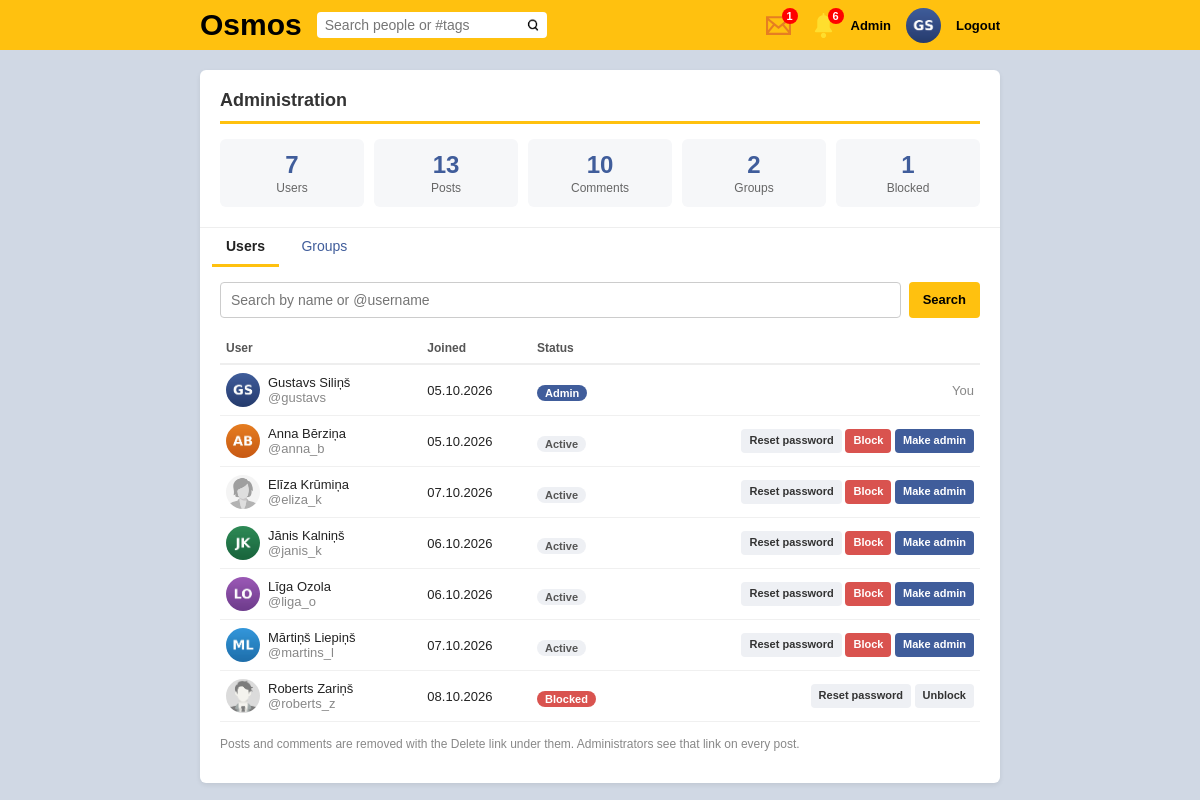
/admin.php (signed in), run on the app's committed database.
### tables this page shows
CREATE TABLE `users` (
  `id` int(11) NOT NULL AUTO_INCREMENT,
  `userid` bigint(19) NOT NULL,
  `owner` bigint(19) NOT NULL DEFAULT 0,
  `first_name` varchar(50) NOT NULL,
  `last_name` varchar(50) NOT NULL,
  `gender` varchar(6) DEFAULT NULL,
  `type` varchar(10) NOT NULL DEFAULT 'profile',
  `group_type` varchar(8) NOT NULL DEFAULT 'public',
  `privacy` varchar(10) NOT NULL DEFAULT 'public',
  `is_admin` tinyint(1) NOT NULL DEFAULT 0,
  `blocked` tinyint(1) NOT NULL DEFAULT 0,
  `password` varchar(100) NOT NULL,
  `date` timestamp NOT NULL DEFAULT current_timestamp(),
  `profile_image` varchar(1000) DEFAULT '',
  `cover_image` varchar(1000) NOT NULL DEFAULT '',
  `about` varchar(1024) DEFAULT NULL,
  `tag_name` varchar(100) NOT NULL,
  `online` int(11) NOT NULL DEFAULT 0,
  PRIMARY KEY (`id`),
  UNIQUE KEY `userid` (`userid`),
  UNIQUE KEY `tag_name_unique` (`tag_name`),
  KEY `first_name` (`first_name`),
  KEY `last_name` (`last_name`),
  KEY `gender` (`gender`),
  KEY `date` (`date`),
  KEY `tag_name` (`tag_name`),
  KEY `type` (`type`),
  KEY `owner` (`owner`)
);

### classes/functions.php (called while the page is built, shortened)
<?php
function split_url()
{
    $url = (isset($_GET['url']) && is_string($_GET['url']) && $_GET['url'] != "") ? $_GET['url'] : "home";
    $url = explode("/", filter_var(trim($url, "/"), FILTER_SANITIZE_URL));
    return $url;
}
function esc($value)
{
    $DB = new Database();
    return $DB->escape($value);
}
function is_image_file($path)
{
    if (empty($path) || !is_string($path) || !is_file($path)) {
        return false;
    }
    $info = @getimagesize($path);
    return $info && in_array($info[2], [IMAGETYPE_JPEG, IMAGETYPE_PNG, IMAGETYPE_GIF]);
}
function avatar_url($row)
{
    $image = "images/placeholder_male.jpg";
    $image_class = new Image();
    if (strtolower((string)($row['gender'] ?? "")) == "female") {
        $image = "images/placeholder_female.jpg";
    }
    if (is_image_file($row['profile_image'] ?? "")) {
        $thumb = $image_class->get_thumb_profile($row['profile_image']);
        if (is_image_file($thumb)) {
            $image = $thumb;
        }
    }
    return $image;
}
function notifications_where($user_id)
{
    $DB = new Database();
    $user_id = esc($user_id);
    $follow = [];
    $i_follow = $DB->read("select content_id from content_i_follow where disabled = 0 && user_id = '$user_id' limit 100");
    if (is_array($i_follow)) {
        $follow = array_map('esc', array_column($i_follow, "content_id"));
    }
    $where = "n.user_id != '$user_id' AND (n.content_owner = '$user_id'";
    if (count($follow) > 0) {
        $where .= " OR (n.activity = 'comment' AND n.content_id IN ('" . implode("','", $follow) . "'))";
    }
    $where .= ")";
    return $where;
}
function check_notifications()
{
    $DB = new Database();
    $user_id = $_SESSION['osmos_userid'] ?? 0;
    $safe_id = esc($user_id);
    $query = "SELECT COUNT(n.id) as total
              FROM notifications n
              LEFT JOIN notification_seen ns
              ON n.id = ns.notification_id AND ns.userid = '$safe_id'
              WHERE " . notifications_where($user_id) . "
              AND ns.id IS NULL";
    $data = $DB->read($query);
    if (is_array($data) && isset($data[0]['total'])) {
        return (int)$data[0]['total'];
    }
    return 0;
}
function check_messages()
{
    $me = $_SESSION['osmos_userid'] ?? 0;
    $DB = new Database();
    $me = esc($me);
    $query = "SELECT COUNT(id) AS total FROM messages WHERE receiver = '$me' AND deleted_receiver = 0 AND seen = 0";
    $data = $DB->read($query);
    if (is_array($data)) {
        return (int)$data[0]['total'];
    }
    return 0;
}

### classes/connect.php (called while the page is built, shortened)
<?php
class Database
{
    private $host = "localhost";
    private $username = "root";
    private $password = "";
    private $db = "osmos_db";
    private static $connection = null;
    function connect()
    {
        if (self::$connection === null) {
            try {
                $connection = mysqli_connect($this->host, $this->username, $this->password, $this->db);
            } catch (mysqli_sql_exception $e) {
                error_log("Osmos DB connection failed: " . $e->getMessage());
                die("Could not connect to the database.");
            }
            mysqli_set_charset($connection, "utf8mb4");
            mysqli_query($connection, "SET time_zone = '" . date('P') . "'");
            self::$connection = $connection;
        }
        return self::$connection;
    }
    function read($query)
    {
        $conn = $this->connect();
        try {
            $result = mysqli_query($conn, $query);
        } catch (mysqli_sql_exception $e) {
            error_log("Osmos DB read error: " . $e->getMessage() . " | Query: " . $query);
            return false;
        }
        $data = [];
        while ($row = mysqli_fetch_assoc($result)) {
            $data[] = $row;
        }
        return count($data) > 0 ? $data : false;
    }
    function escape($value)
    {
        return mysqli_real_escape_string($this->connect(), (string)$value);
    }
}

### classes/user.php (called while the page is built, shortened)
<?php
class User
{
    public function get_user($id)
    {
        $id = esc($id);
        $query = "select * from users where userid = '$id' limit 1";
        $DB = new Database();
        $result = $DB->read($query);
        if(is_array($result) && isset($result[0])) {
            return $result[0];
        }
        return false;
    }
}

### classes/image.php (called while the page is built, shortened)
<?php
class Image
{
    public function get_thumb_profile($filename)
    {
        $thumbnail = $filename . "_profile_thumb.jpg";
        if(file_exists($thumbnail))
            {
                return $thumbnail;
            }
    }
}

### classes/autoload.php (called while the page is built, shortened)
<?php
include_once("classes/connect.php");
include_once("classes/user.php");
include_once("classes/image.php");
include_once("classes/settings.php");
include_once("classes/functions.php");
include_once("classes/group.php");
if (!isset($URL)) {
    $URL = split_url();
}

### classes/login.php (called while the page is built, shortened)
<?php
class Login
{
    public function check_login($id, $redirect = true)
    {
        if(isset($_SESSION['osmos_userid']))
        {
            $userid = $_SESSION['osmos_userid'];
            if(is_numeric($id) && $id > 0)
            {
                $userid = $id;
            }
            $userid = esc($userid);
            $query = "select * from users where userid = '$userid' limit 1";
            $DB = new Database();
            $result = $DB->read($query);
            if ($result)
            {
                return $result[0];
            }
        }
    }
}

### admin.php (the view, shortened to what this page needs)
<?php
include_once("classes/autoload.php");
$login = new Login();
$user_data = $login->check_login($_SESSION['osmos_userid'] ?? 0);
$me = $user_data['userid'];
$DB = new Database();
$section = (($URL[1] ?? "") == "groups") ? "groups" : "users";
function admin_count($DB, $sql)
{
    $row = $DB->read($sql);
    return is_array($row) ? (int)$row[0]['total'] : 0;
}
$stats = [
    "Users" => admin_count($DB, "SELECT COUNT(*) AS total FROM users WHERE type = 'profile'"),
    "Posts" => admin_count($DB, "SELECT COUNT(*) AS total FROM posts WHERE parent = 0"),
    "Comments" => admin_count($DB, "SELECT COUNT(*) AS total FROM posts WHERE parent > 0"),
    "Groups" => admin_count($DB, "SELECT COUNT(*) AS total FROM users WHERE type = 'group'"),
    "Blocked" => admin_count($DB, "SELECT COUNT(*) AS total FROM users WHERE type = 'profile' AND blocked = 1"),
];
$find = (isset($_GET['find']) && is_string($_GET['find'])) ? trim($_GET['find']) : "";
if ($section == "users") {
    $where = "type = 'profile'";
    $rows = $DB->read("SELECT * FROM users WHERE $where ORDER BY is_admin DESC, first_name, last_name LIMIT 200");
} else {
    $rows = $DB->read("SELECT * FROM users WHERE type = 'group' ORDER BY id DESC LIMIT 200");
}
?>
<!DOCTYPE html>
<html>
<head>
</head>
<body>
    <?php include("header.php"); ?>
    <div class="page">
        <div class="card">
            <h3 class="card-title">Administration</h3>
            <div class="stat-cards">
                <?php foreach ($stats as $label => $value): ?>
                    <div class="stat-card">
                        <div class="stat-value"><?php echo $value; ?></div>
                        <div class="stat-label"><?php echo $label; ?></div>
                    </div>
                <?php endforeach; ?>
            </div>
            <div class="tabs" style="margin: 20px -20px 15px -20px; text-align: left;">
                <a class="menu-button<?php echo $section == "users" ? " active" : ""; ?>" href="<?php echo ROOT; ?>admin">Users</a>
                <a class="menu-button<?php echo $section == "groups" ? " active" : ""; ?>" href="<?php echo ROOT; ?>admin/groups">Groups</a>
            </div>
            <?php if ($section == "users"): ?>
                <form method="get" action="<?php echo ROOT; ?>admin" style="margin-bottom: 15px; display: flex; gap: 8px;">
                    <input type="text" name="find" class="textbox" placeholder="Search by name or @username" value="<?php echo htmlspecialchars($find); ?>">
                    <input type="submit" class="btn btn-primary" value="Search">
                </form>
                <?php if (is_array($rows)): ?>
                    <table class="admin-table">
                        <tr>
                            <th>User</th>
                            <th>Joined</th>
                            <th>Status</th>
                            <th></th>
                        </tr>
                        <?php foreach ($rows as $row): ?>
                            <tr>
                                <td>
                                    <a href="<?php echo ROOT; ?>profile/<?php echo $row['userid']; ?>" class="admin-user">
                                        <img src="<?php echo ROOT . avatar_url($row); ?>">
                                        <span>
                                            <?php echo htmlspecialchars($row['first_name'] . " " . $row['last_name']); ?><br>
                                            <span class="muted">@<?php echo htmlspecialchars($row['tag_name']); ?></span>
                                        </span>
                                    </a>
                                </td>
                                <td><?php echo date("d.m.Y", strtotime($row['date'])); ?></td>
                                <td>
                                    <?php if (!empty($row['is_admin'])): ?><span class="badge badge-admin">Admin</span><?php endif; ?>
                                    <?php if (!empty($row['blocked'])): ?><span class="badge badge-blocked">Blocked</span><?php endif; ?>
                                    <?php if (empty($row['is_admin']) && empty($row['blocked'])): ?><span class="badge">Active</span><?php endif; ?>
                                </td>
                                <td class="admin-actions">
                                    <?php if ($row['userid'] == $me): ?>
                                        <span class="muted">You</span>
                                    <?php else: ?>
                                        <form method="post">
                                            <button class="btn btn-light btn-small" name="action" value="reset_password" onclick="return confirm('Create a new temporary password for this user?');">Reset password</button>
                                            <?php if (!empty($row['blocked'])): ?>
                                                <button class="btn btn-light btn-small" name="action" value="unblock">Unblock</button>
                                            <?php elseif (empty($row['is_admin'])): ?>
                                                <button class="btn btn-danger btn-small" name="action" value="block" onclick="return confirm('Block this user? They will not be able to log in.');">Block</button>
                                                <button class="btn btn-blue btn-small" name="action" value="make_admin">Make admin</button>
                                            <?php else: ?>
                                                <button class="btn btn-light btn-small" name="action" value="remove_admin">Remove admin</button>
                                            <?php endif; ?>
                                        </form>
                                    <?php endif; ?>
                                </td>
                            </tr>
                        <?php endforeach; ?>
                    </table>
                <?php else: ?>
                    <div class="empty-state">No users were found.</div>
                <?php endif; ?>
                <p class="muted" style="font-size: 12px; margin-top: 15px;">Posts and comments are removed with the Delete link under them. Administrators see that link on every post.</p>
            <?php endif; ?>
        </div>
    </div>
</body>
</html>

### header.php (shortened to what this page needs)
<?php
$header_user = false;
if (isset($_SESSION['osmos_userid'])) {
    $header_user_class = new User();
    $header_user = $header_user_class->get_user($_SESSION['osmos_userid']);
}
$corner_image = avatar_url($header_user);
$notif_count = check_notifications();
$msg_notif_count = check_messages();
?>
<div id="orange_bar">
    <div style="width: 800px; margin: auto; display: flex; justify-content: space-between; align-items: center; height: 100%;">
        <div style="display: flex; align-items: center; gap: 15px;">
            <a href="<?php echo ROOT; ?>home" style="color: black; text-decoration: none; font-size: 30px; font-weight: bold;">Osmos</a>
            <form method="get" action="<?php echo ROOT; ?>search" style="margin: 0;">
                <input type="text" id="search_box" name="find" placeholder="Search people or #tags" value="<?php echo (isset($_GET['find']) && is_string($_GET['find'])) ? htmlspecialchars($_GET['find']) : ''; ?>">
            </form>
        </div>
        <div style="display: flex; align-items: center; gap: 15px;">
            <?php if (is_array($header_user)): ?>
                <a href="<?php echo ROOT; ?>messages" style="text-decoration: none;" title="Messages">
                    <span style="display: inline-block; position: relative;">
                        <?php if ($msg_notif_count > 0): ?>
                            <div class="header-badge" style="right: -2px;">
                                <?php echo ($msg_notif_count > 99) ? '99+' : $msg_notif_count; ?>
                            </div>
                        <?php endif; ?>
                    </span>
                </a>
                <a href="<?php echo ROOT; ?>notifications" style="text-decoration: none;" title="Notifications">
                    <span style="display: inline-block; position: relative;">
                        <img src="<?php echo ROOT; ?>notif.svg" style="width: 25px; vertical-align: middle;">
                        <?php if ($notif_count > 0): ?>
                            <div class="header-badge" style="right: -8px;">
                                <?php echo ($notif_count > 99) ? '99+' : $notif_count; ?>
                            </div>
                        <?php endif; ?>
                    </span>
                </a>
                <?php if (!empty($header_user['is_admin'])): ?>
                    <a href="<?php echo ROOT; ?>admin" style="font-size: 13px; color: black; text-decoration: none; font-weight: bold;">Admin</a>
                <?php endif; ?>
                <a href="<?php echo ROOT; ?>profile/<?php echo $header_user['userid']; ?>" title="My profile">
                    <img src="<?php echo ROOT . $corner_image; ?>" style="width: 35px; height: 35px; border-radius: 50%; object-fit: cover; vertical-align: middle;">
                </a>
                <a href="<?php echo ROOT; ?>logout" style="font-size: 13px; color: black; text-decoration: none; font-weight: bold;">Logout</a>
            <?php else: ?>
                <a href="<?php echo ROOT; ?>login" style="color: black; text-decoration: none; font-size: 13px; background: white; padding: 5px 12px; border-radius: 4px; font-weight: bold;">Login</a>
            <?php endif; ?>
        </div>
    </div>
</div>

### data on the page
users: profile_image (picture), first_name+last_name "Gustavs Siliņš", tag_name "gustavs", date "05.10.2026", is_admin "Admin", shows "You"
users: profile_image (picture), first_name+last_name "Anna Bērziņa", tag_name "anna_b", date "05.10.2026", is_admin "Active", blocked "Block"
users: shows a picture, first_name+last_name "Elīza Krūmiņa", tag_name "eliza_k", date "07.10.2026", is_admin "Active", blocked "Block"
users: profile_image (picture), first_name+last_name "Jānis Kalniņš", tag_name "janis_k", date "06.10.2026", is_admin "Active", blocked "Block"
users: profile_image (picture), first_name+last_name "Līga Ozola", tag_name "liga_o", date "06.10.2026", is_admin "Active", blocked "Block"
users: profile_image (picture), first_name+last_name "Mārtiņš Liepiņš", tag_name "martins_l", date "07.10.2026", is_admin "Active", blocked "Block"
users: shows a picture, first_name+last_name "Roberts Zariņš", tag_name "roberts_z", date "08.10.2026", blocked "Blocked"

### other printed values
$msg_notif_count "1"
$notif_count "6"
$value "7"
$label "Users"
$value "13"
$label "Posts"
$value "10"
$label "Comments"
$value "2"
$label "Groups"
$value "1"
$label "Blocked"
